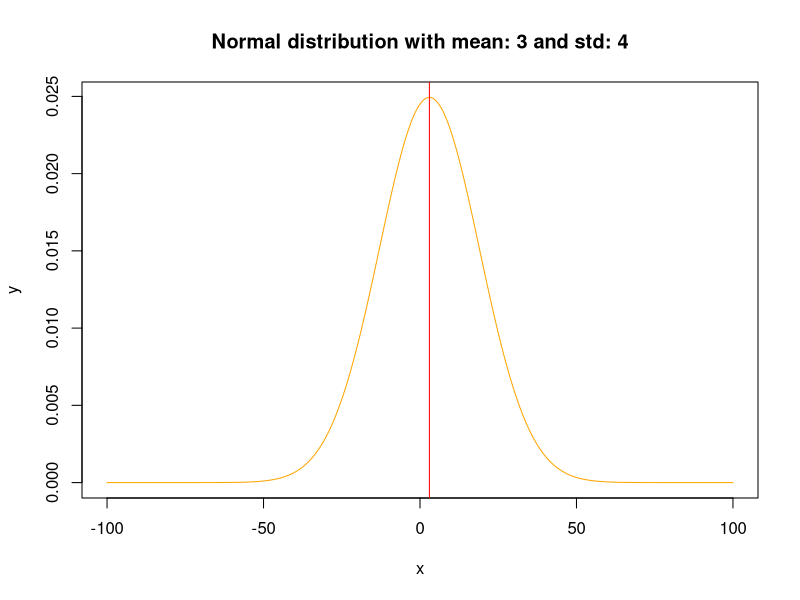

Generate this figure with R:
x <- seq(-100, 100, by = .1)
y <- dnorm (x, 3, 16)

plot(x,y, main = "Normal distribution with mean: 3 and std: 4", col = "orange", type = "l")
abline (v = 3, col = "red")

#Find P(X < 7)

pnorm(7, mean = 3, sd = 4, lower.tail = TRUE) 

#Find P(X > -2)

pnorm(-2, mean = 3, sd = 4, lower.tail = FALSE)

#Find x such that P(X > x) = 0.05

qnorm(p = 0.05, mean = 3, sd = 4, lower.tail = FALSE)

#Find P(0 ≤ X < 4)

pnorm(q = 4, mean = 3, sd = 4, lower.tail = TRUE) - pnorm(q = 0, mean = 3, sd = 4, lower.tail = TRUE)

#Find x such that P(|X| > |x|) = .05. 

#In this case our normal distribution is kinda symmetric, so we can say that our point can be in 95% of our
#density. If we take left or right sides, the percentage will be 0.975 
#  0.025 | 0.950 | 0.025    ->   0.975

qnorm(p = 0.975, mean = 3, sd = 4, lower.tail = TRUE)